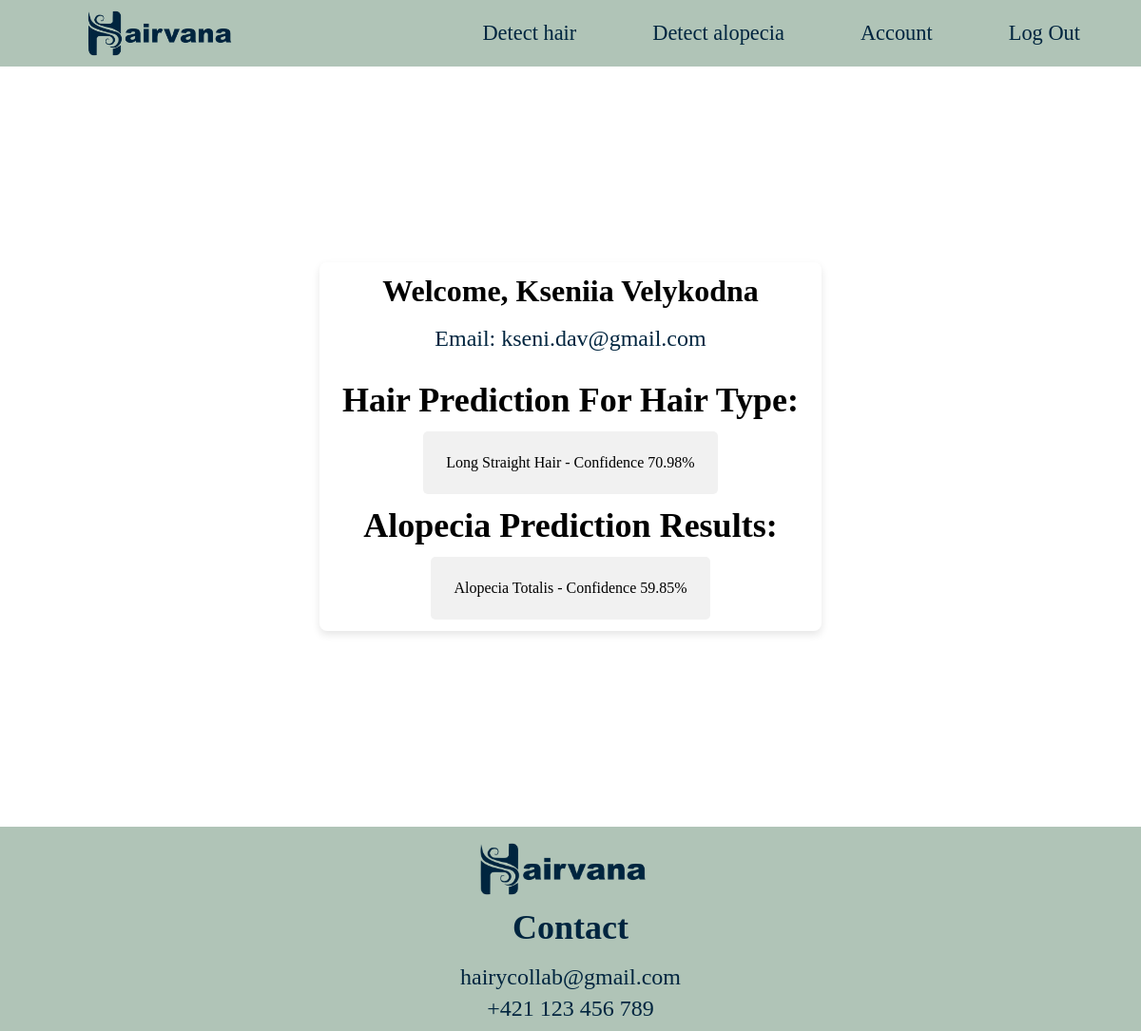
Page /account_page (signed in) on the earlier database version.
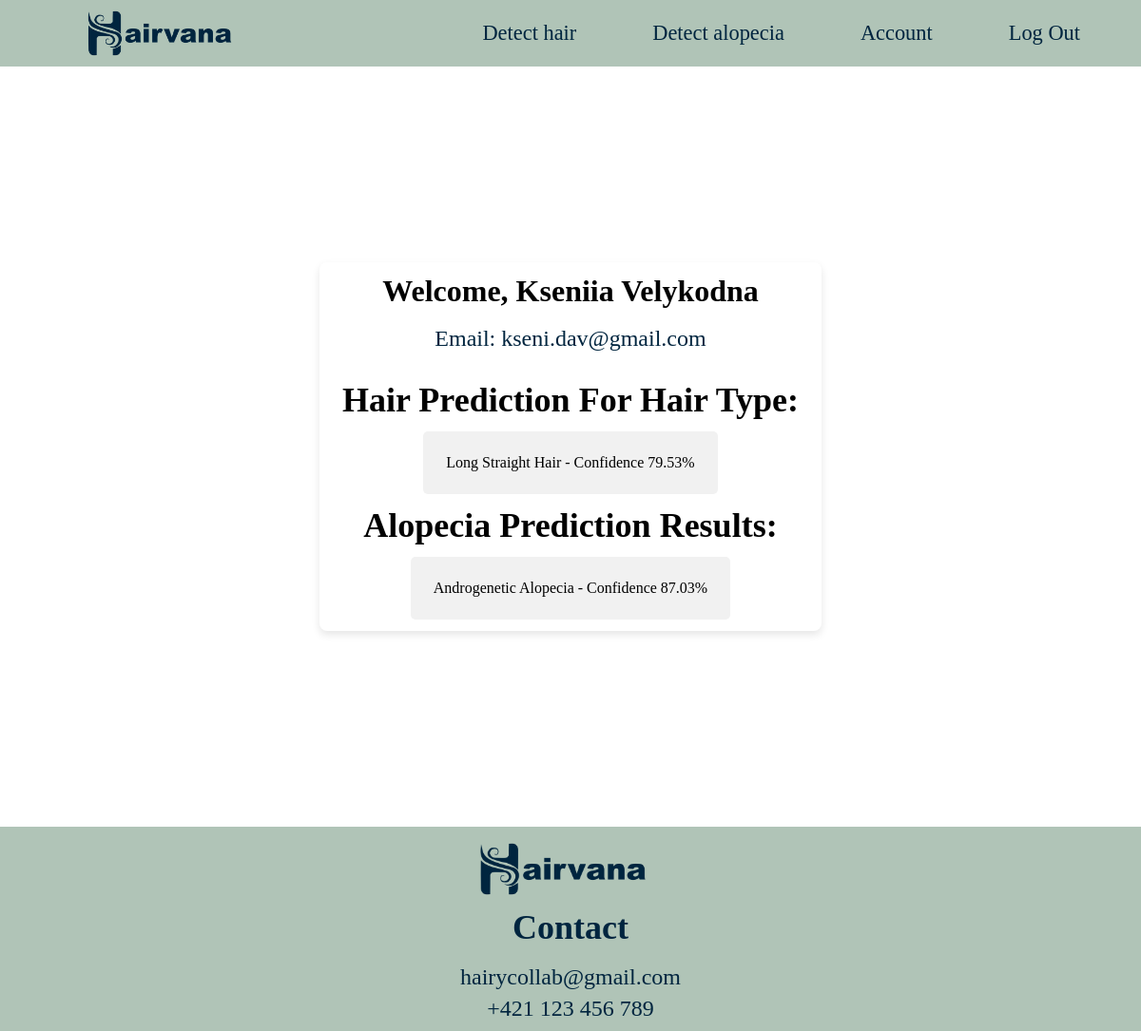
Same page on the later database version.
### app.py (models this page shows, shortened)
class User(db.Model):
    id = db.Column(db.Integer, primary_key=True)
    name = db.Column(db.String(100), nullable=False)
    email = db.Column(db.String(120), unique=True, nullable=False)
    password = db.Column(db.String(200), nullable=False)
    hair_type = db.Column(db.String(500), nullable=True, default=None)
    alopecia_type = db.Column(db.String(500), nullable=True, default=None)

### app.py (the view)
@app.route('/account_page')
def profile():
    if 'user_id' not in session:
        return render_template('sign_in.html')  # Redirect to sign-in if not authenticated
    user_id = session.get('user_id')
    user = User.query.get(user_id) if user_id else None
    return render_template('account_page.html', user=user, is_authenticated=True)

### templates/account_page.html (shortened to what this page needs)
{% extends "skelet.html" %}
{% block css %}
<link
  rel="stylesheet"
  href="{{ url_for('static', filename='css/account.css') }}"
/>
{% endblock %}
{% block content %}
<div class="wrapper">
  <div class="container">
    <h1>Welcome, {{ user.name }}</h1>
    <p id ='email'>Email: {{ user.email }}</p>
    {% if user.hair_type %}
    <h2>Hair Prediction For Hair Type:</h2>
    <div class="result">{{ user.hair_type.strip("[]'") }}</div>
    {% else %}
    <p id="pred">
      <h2>Hair Prediction For Hair Type:</h2>
      <p>You don't have a prediction yet.</p>
      <a href="/detect_hair" class="redirect-button">Detect hair type</a>
    </p>    {% endif %} {% if user.alopecia_type %}
    <h2>Alopecia Prediction Results:</h2>
    <div class="result">{{ user.alopecia_type.strip("[]'") }}</div>
    {% else %}
    <h2>Alopecia Prediction Results:</h2>
    <p>You don't have a prediction yet.</p>
    <a href="/detect_alopecia" class="redirect-button">Detect alopecia type</a>  </p>      {% endif %}
  </div>
</div>
  {% endblock %}

### templates/skelet.html (shortened to what this page needs)
<!DOCTYPE html>
<html lang="en">
  <head>
    <link
      rel="stylesheet"
      href="{{ url_for('static', filename='css/nav_foot.css') }}"
    />
    {% block css %} {% endblock %}
  </head>
  <body>
    <header>
      <div class="navbar">
        <div class="logo-container">
          <a href="/">
            <img
              src="{{ url_for('static', filename='images/logo_bakalarka_2.png') }}"
              alt="Logo"
              class="logo"
            />
          </a>
        </div>
        <div class="right">
          {% if is_authenticated %}
          <a href="/detect_hair">Detect hair</a>
          <a href="/detect_alopecia">Detect alopecia</a>
          <a href="/account_page">Account</a>
          <a href="/logout">Log Out</a>
          {% else %}
          <a href="/sign_in">Log In</a>
          <a href="/register">Sign Up</a>
          {% endif %}
        </div>
      </div>
    </header>
    <div class="content">{% block content %}{% endblock %}</div>
    <footer>
      <div class="footer">
        <div class="footer_section_1">
          <a href="/">
            <img
              src="{{ url_for('static', filename='images/logo_bakalarka_2.png') }}"
              alt="Logo"
              class="logo"
            />
          </a>
        </div>
        <div class="footer_section_2">
          <h2>Contact</h2>
          <p>hairycollab@gmail.com</p>
          <p>+421 123 456 789</p>
        </div>
      </div>
    </footer>
  </body>
</html>

### static/css/nav_foot.css (style rules this page uses)
img { display: block; margin: 0%; width: 30%; }
.navbar { display: grid; grid-template-columns: 1fr auto; align-items: center; padding: 0rem 4rem; background-color: #b0c4b7; }
.logo-container { justify-self: start; }
.right { justify-self: end; display: flex; gap: 10rem; }
.right a { text-decoration: none; color: #00253f; font-family: "Playfair Display", serif; font-size: large; }
@media (min-width: 1102px) { img { width: 13rem; gap: 2rem; padding-right: 1rem; } }
@media (min-width: 1102px) { .right { gap: 5rem; } }
@media (min-width: 1102px) { .right a { font-size: 1.4rem; } }
.footer_section_1 { display: flex; background-color: #b0c4b7; justify-content: center; align-items: center; }
footer { background: #b0c4b7; color: #00253f; padding: 0.3vw; margin: 0; }
.footer_section_1 img { display: block; width: 20vw; margin-bottom: -1vw; }
.footer_section_2 { display: block; text-align: center; background-color: #b0c4b7; justify-content: center; align-items: center; }
h2 { font-size: 1.5vw; margin: 0.4vw; margin-top: 2vw; }
p { margin: 0.5vw; font-size: 0.5rem; }

### static/css/account.css (style rules this page uses)
html, body { margin: 0; padding: 0; }
.wrapper { display: flex; justify-content: center; align-items: center; height: 100vh; }
.container { background-color: rgb(255, 255, 255); border-radius: 8px; box-shadow: 0 4px 8px rgba(0, 0, 0, 0.1); display: flex; flex-direction: column; justify-content: center; align-items: center; margin: 4vw; padding: 1vw; }
.result { background-color: #f1f1f1; border-radius: 5px; width: fit-content; padding: 2vw; }
#email { font-size: 2vw; padding: 1vw; }
h1 { padding: 0%; margin: 0%; }
h2 { font-size: 3vw; padding: 1vw; margin: 0%; }
p { font-size: 2vw; color: #00253f; }

Differences in the rows shown:
changed User "Kseniia Velykodna": hair_type.strip "Long Straight Hair - Confidence 70.98%" → "Long Straight Hair - Confidence 79.53%"; alopecia_type.strip "Alopecia Totalis - Confidence 59.85%" → "Androgenetic Alopecia - Confidence 87.03%"
